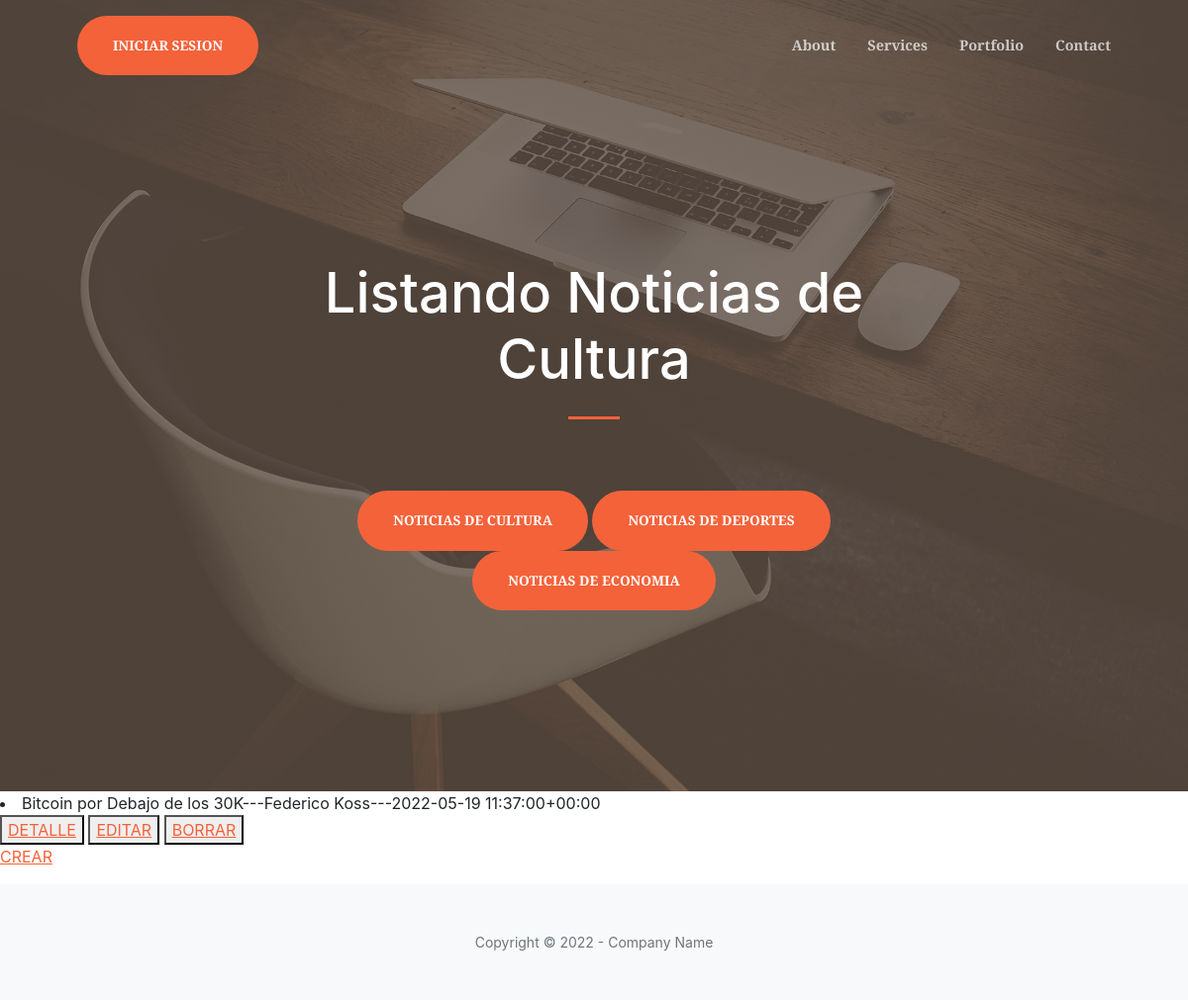
/culture/list/, run on an earlier commit of the app's database.
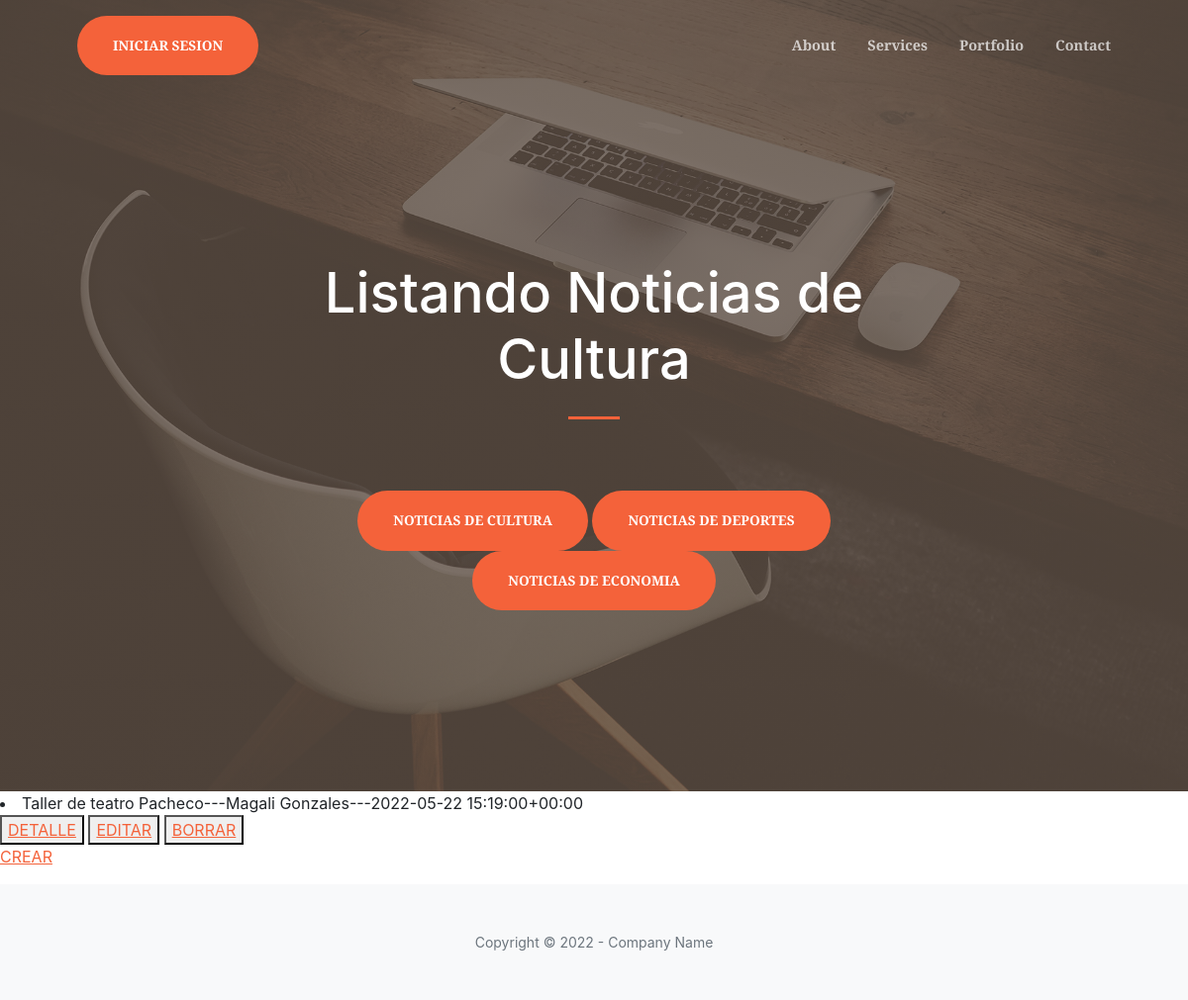
And on a later commit of the database.
### AppBlog/models.py (models this page shows)
class Culture(models.Model):
    titulo = models.CharField(max_length=50)
    subtitulo= models.CharField(max_length=50)
    cuerpo = models.CharField(max_length=150)
    autor = models.CharField(max_length=50)
    fecha = models.DateTimeField(max_length=50)
    def __str__(self):
        return self.titulo +"---"+self.autor+"---"+str(self.fecha)

### AppBlog/views.py (the view)
# urls.py: path('culture/list/',CultureList.as_view(),name ='culture_listar' ),
class CultureList(ListView):
    model = Culture
    template_name = 'AppBlog/culture_list.html'

### AppBlog/templates/AppBlog/culture_list.html
{% extends "AppBlog/padre.html" %}
{% load static %}
{% block titulo %}
<h1 style="color:white">Listando Noticias de Cultura</h1>
{% endblock %}
{% block cuerpo %}
{% for cult in object_list %}
<li>{{cult}}</li>
<button>
    <a href="{% url 'culture_detalle' cult.id %}">DETALLE</a>
</button>
<button>
    <a href="{% url 'culture_editar' cult.id %}">EDITAR</a>
</button>
<button>
    <a href="{% url 'culture_borrar' cult.id %}">BORRAR</a>
</button>
{% endfor %}
 <p>
    <a href="{% url 'culture_crear' %}">CREAR</a>
</p>
{% endblock %}

### AppBlog/templates/AppBlog/padre.html (shortened to what this page needs)
<!DOCTYPE html>
<html lang="en">
    <head>
        {% load static %}
        <link href="https://cdn.jsdelivr.net/npm/bootstrap-icons@1.5.0/font/bootstrap-icons.css" rel="stylesheet" />
        <link href="https://cdnjs.cloudflare.com/ajax/libs/SimpleLightbox/2.1.0/simpleLightbox.min.css" rel="stylesheet" />
        <link href="{% static 'AppBlog/css/styles.css'%}" rel="stylesheet" />
    </head>
    <body id="page-top">
        <nav class="navbar navbar-expand-lg navbar-light fixed-top py-3" id="mainNav">
            <div class="container px-4 px-lg-5">
                <a class="btn btn-primary btn-xl" href="{% url 'culture_listar' %}">INICIAR SESION</a>
                <div class="collapse navbar-collapse" id="navbarResponsive">
                    <ul class="navbar-nav ms-auto my-2 my-lg-0">
                        <li class="nav-item"><a class="nav-link" href="#about">About</a></li>
                        <li class="nav-item"><a class="nav-link" href="#services">Services</a></li>
                        <li class="nav-item"><a class="nav-link" href="#portfolio">Portfolio</a></li>
                        <li class="nav-item"><a class="nav-link" href="#contact">Contact</a></li>
                    </ul>
                </div>
            </div>
        </nav>
        <header class="masthead">
            <div class="container px-4 px-lg-5 h-100">
                <div class="row gx-4 gx-lg-5 h-100 align-items-center justify-content-center text-center">
                    <div class="col-lg-8 align-self-end">
                        <h1 class="text-white font-weight-bold">{% block titulo %}{% endblock %}</h1>
                        <hr class="divider" />
                    </div>
                    <div class="col-lg-8 align-self-baseline">
                        <a class="btn btn-primary btn-xl" href="{% url 'culture_listar' %}">Noticias de Cultura</a>
                        <a class="btn btn-primary btn-xl" href="{% url 'culture_listar' %}">Noticias de Deportes</a>
                        <a class="btn btn-primary btn-xl" href="{% url 'culture_listar' %}">Noticias de Economia</a>
                    </div>
                </div>
            </div>
        </header>
        {% block cuerpo %}
        {% endblock%}
        <footer class="bg-light py-5">
            <div class="container px-4 px-lg-5"><div class="small text-center text-muted">Copyright &copy; 2022 - Company Name</div></div>
        </footer>
    </body>
</html>

What changed in the data, as far as the page shows it:
removed Culture: titulo+autor+fecha "Bitcoin por Debajo de los 30K---Federico Koss---2022-05-19 11:37:00+00:00"
added Culture: titulo+autor+fecha "Taller de teatro Pacheco---Magali Gonzales---2022-05-22 15:19:00+00:00"
